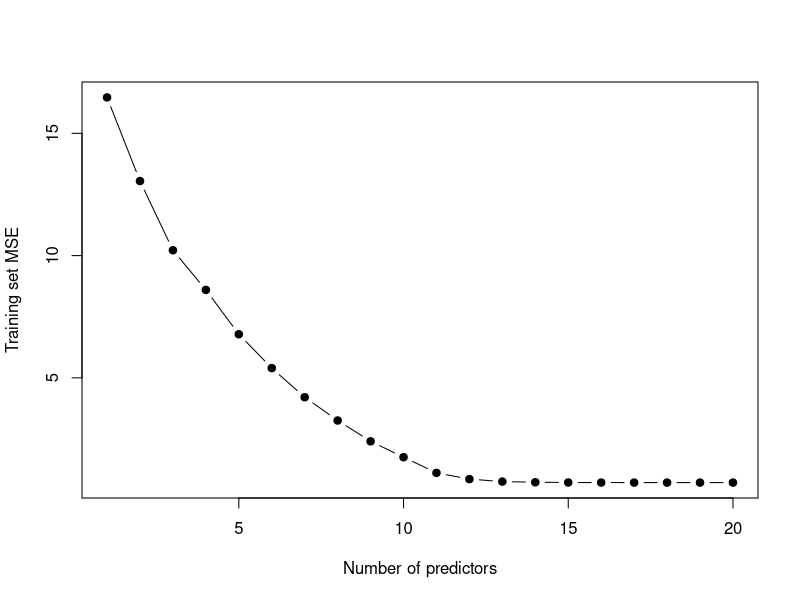
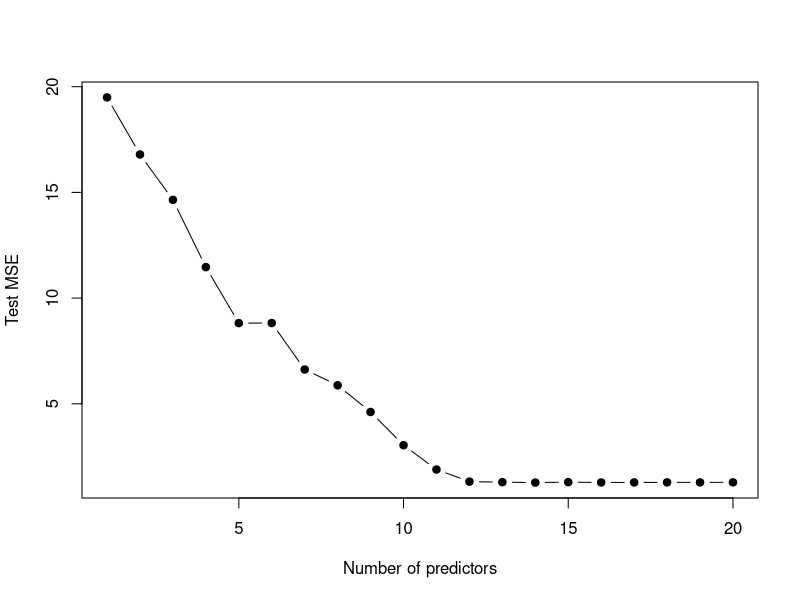
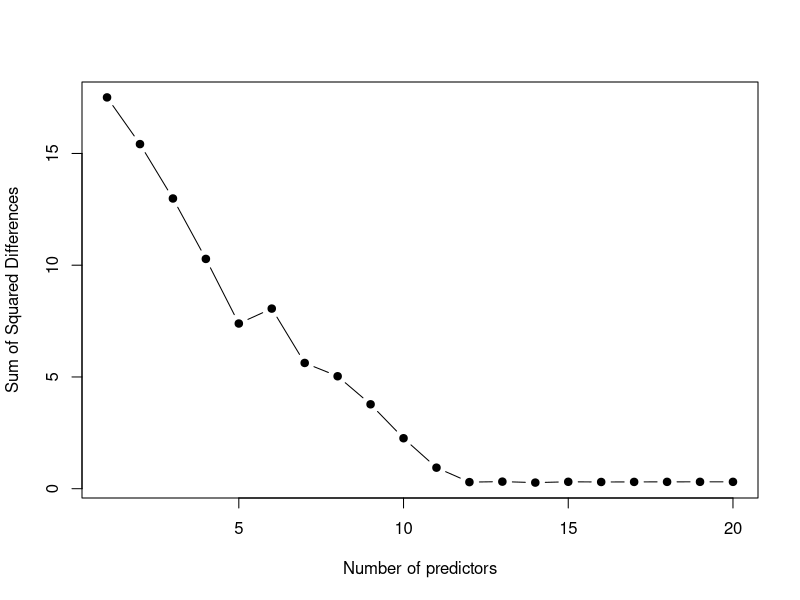

The R source for these figures, in order:
## ---- chunk 1
knitr::opts_chunk$set(echo = TRUE)
## ---- chunk 2
set.seed(123)
p = 20
n = 1000
X = matrix(rnorm(n*p), n, p)
b = rnorm(p)
b[3] = b[9] = b[14] = b[17] = b[19] = 0
eps = rnorm(n)
Y = X %*% b + eps
## ---- chunk 3
set.seed(1234)
train <- sample(seq(1000), 100, replace = FALSE)
test <- -train
x.train <- X[train, ]
x.test <- X[test, ]
y.train <- Y[train]
y.test <- Y[test]
## ---- chunk 4
library(leaps)
data.train <- data.frame(y=y.train, x=x.train)
regfit.full <- regsubsets(y~., , data=data.train, nvmax=20)
train.mat <- model.matrix(y~., data=data.train,, nvman=20)
val.errors <- rep(NA, 20)
for (i in 1:20){
  coefi <- coef(regfit.full, id=i)
  pred <- train.mat[,names(coefi)]%*%coefi
  val.errors[i] = mean((pred-y.train)^2)
}
plot(val.errors, xlab="Number of predictors", ylab="Training set MSE", pch=19, type="b")
## ---- chunk 5
data.test <- data.frame(y=y.test, x=x.test)
test.mat <- model.matrix(y~., data=data.test, nvmax=20)
for (i in 1:20){
  coefi <- coef(regfit.full, id=i)
  pred <- test.mat[,names(coefi)]%*%coefi
  val.errors[i] = mean((pred-y.test)^2)
}
plot(val.errors, xlab="Number of predictors", ylab="Test MSE", pch=19, type="b")
## ---- chunk 6
which.min(val.errors)
## ---- chunk 7
coef(regfit.full, which.min(val.errors))
## ---- chunk 8
squared_diffs <- matrix(NA, nrow = 20, ncol = p)
colnames(squared_diffs) <- paste0("x.", 1:p)  
rownames(squared_diffs) <- 1:20
for (i in 1:20) {
  coefi <- coef(regfit.full, id = i)
  estimated_beta <- rep(0, p)
  names(estimated_beta) <- colnames(squared_diffs)
  non_intercept_indices <- names(coefi)[-1]
  estimated_beta[names(coefi[non_intercept_indices])] <- coefi[non_intercept_indices]
  
  diff <- b - estimated_beta
  squared_diffs[i, ] <- diff^2
}
sum_squared_diffs <- rowSums(squared_diffs)
plot(1:20, sum_squared_diffs, xlab = "Number of predictors", ylab = "Sum of Squared Differences",
     pch = 19, type = "b")
